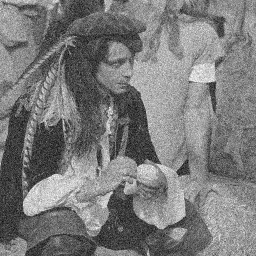
#> input picture PA Bild und Filter/B1.png, 256 x 256 px, found by its file name
$ python DGL_PA_01.py
#> lines starting #> are read from the running program, lines starting #| are printed output that depends on the picture; after the words box and inside, x2 and y2 are one past the last pixel; in counts of white or black regions, pixels touching at a corner belong together
#> further down, imageB1 is the input picture: shape (256, 256); min 0, max 255, mean 122.5
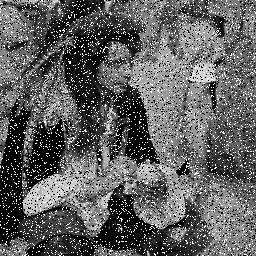
#> input picture PA Bild und Filter/B2.png, 256 x 256 px, found by its file name
#> further down, imageB2 is the input picture: shape (256, 256); min 0, max 255, mean 96.6
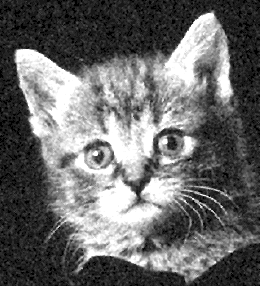
#> input picture PA Bild und Filter/C.png, 260 x 286 px, found by its file name
#> further down, imageC is the input picture: shape (286, 260); min 0, max 255, mean 105.2
import numpy as np
import math
import skimage
from scipy import misc
from skimage import data, io
from skimage.io import imread, imshow
from termcolor import colored

#print(colored('hello', 'red'), colored('world', 'green'))


# [33 lines left out: functions weighted_median, zerlegungDerEins, gewichteterMittelwert, not called in this run]

def bilateralerFilter(A,somega,romega):
    ws = lambda x,y: math.exp(-(x**2+y**2)/(2*somega**2))
    wr = lambda z : math.exp((-z**2)/(2*romega**2))
    zaehler=0
    nenner=0
    k=math.ceil(len(A)/2)
    l=math.ceil(len(A[0])/2)
    for i in range(len(A)):
        for j in range(len(A[0])):
            val=ws(k-l,l-j)*wr(A[k][l]-A[i][j])
            zaehler = zaehler+val*A[i][j]
            nenner = nenner+val

    return zaehler/nenner


# [22 lines left out: function gewichtererMedian, not called in this run]

def mittelwertfilter(A,s):

#> called with s = 3
    n , m = A.shape
#> n = 286; m = 260
    #Wir erzeugen den Filter mit groesse passend zu s
    W = np.ones((2*s+1, 2*s+1))
    W = W / ((2*s+1)**2)

    #Die Matrix J enthält in der mitte A und einen Rahmen der
    #dicke s.
    J = np.empty(shape=(n+2*s, m+2*s))

    for i in range(0, n):       # in der Mitte von J ist A
        for j in range(0, m):
            J[s+i][s+j] = A[i][j]
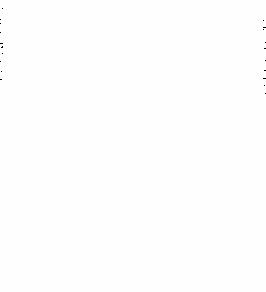
#> J: shape (292, 266) float64; 0.04% of the values are NaN or infinite; the others: min -1.79e+308, max 3.01e+296, mean -2.31e+303; drawn with min black, max white, NaN and infinite black

    for j in range(0,s):            #ersten s Spalten
        for i in range(0,s):            #erseten Zeilen
            J[i][j]=J[s][s]
        for i in range(s,n+s):          #mittleren Zeilen
            J[i][j]=J[i][s]
        for i in range(n+s-1,n+2*s):    #letzten Zeilen
            J[i][j]=J[n+s-1][j]
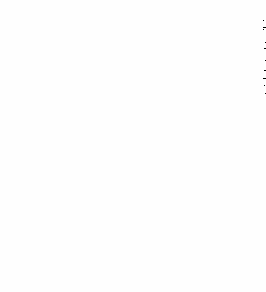
#> J: shape (292, 266) float64; 1.03% of pixels changed, all inside (x1, y1, x2, y2) = (0, 0, 266, 292); drawn with min black, max white, NaN and infinite black

    for j in range(s,m+s):          #mittleren Spalten
        for i in range(0,s):            #oberen Zeilen
            J[i][j]=J[s][j]
        for i in range(n+s-1, n+(2*s)):   #unteren Zeilen
            J[i][j]=J[n+s-1][j]
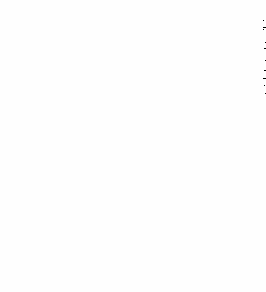
#> J: shape (292, 266) float64; 1.95% of pixels changed, all inside (x1, y1, x2, y2) = (3, 0, 266, 292); drawn with min black, max white, NaN and infinite black

    for j in range(m+s,m+2*s):     #rechen s Spalten
        for i in range(0,s):            # oberen s Zeilen
            J[i][j]=J[s][m+s-1]
        for i in range(s,n+s):          # die mittleren Zeilen
            J[i][j]=J[i][m+s-1]
        for i in range(n+s,n+2*s):
            J[i][j]=J[n+s-1][m+s-1]     # die unteren Zeilen
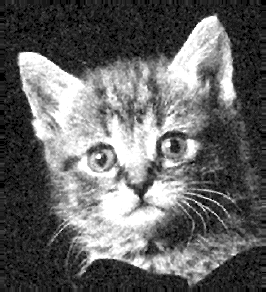
#> J: shape (292, 266) float64; 1.07% of pixels changed, all inside (x1, y1, x2, y2) = (263, 0, 266, 288)
    B=np.empty_like(A)

    # B soll das fertige Bild werden
    for i in range(s, B.shape[0]+s):
        for j in range(s, B.shape[1]+s):
            B[i-s][j-s] = bilateralerFilter(J[i-s:i+s+1, j-s:j+s+1],3,75)
#> this loop made 286 passes
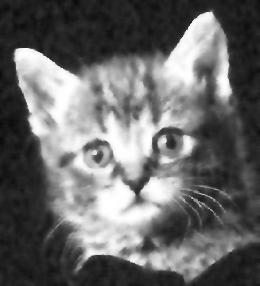
#> B: shape (286, 260); min 8, max 255, mean 104.7
    return B


# [59 lines left out: function gaussfilter, not called in this run]


imageB1 = imread('B1.png')
imageB2 = imread('B2.png')
imageC =imread('C.png')
#io.imshow(imageB2)
#io.show()

C = mittelwertfilter(imageC,3)
io.imshow(C)
io.show()
io.imshow(imageC)
io.show()

#D = gaussfilter(imageB2,2,2)
#io.imshow(D)
#io.show()
